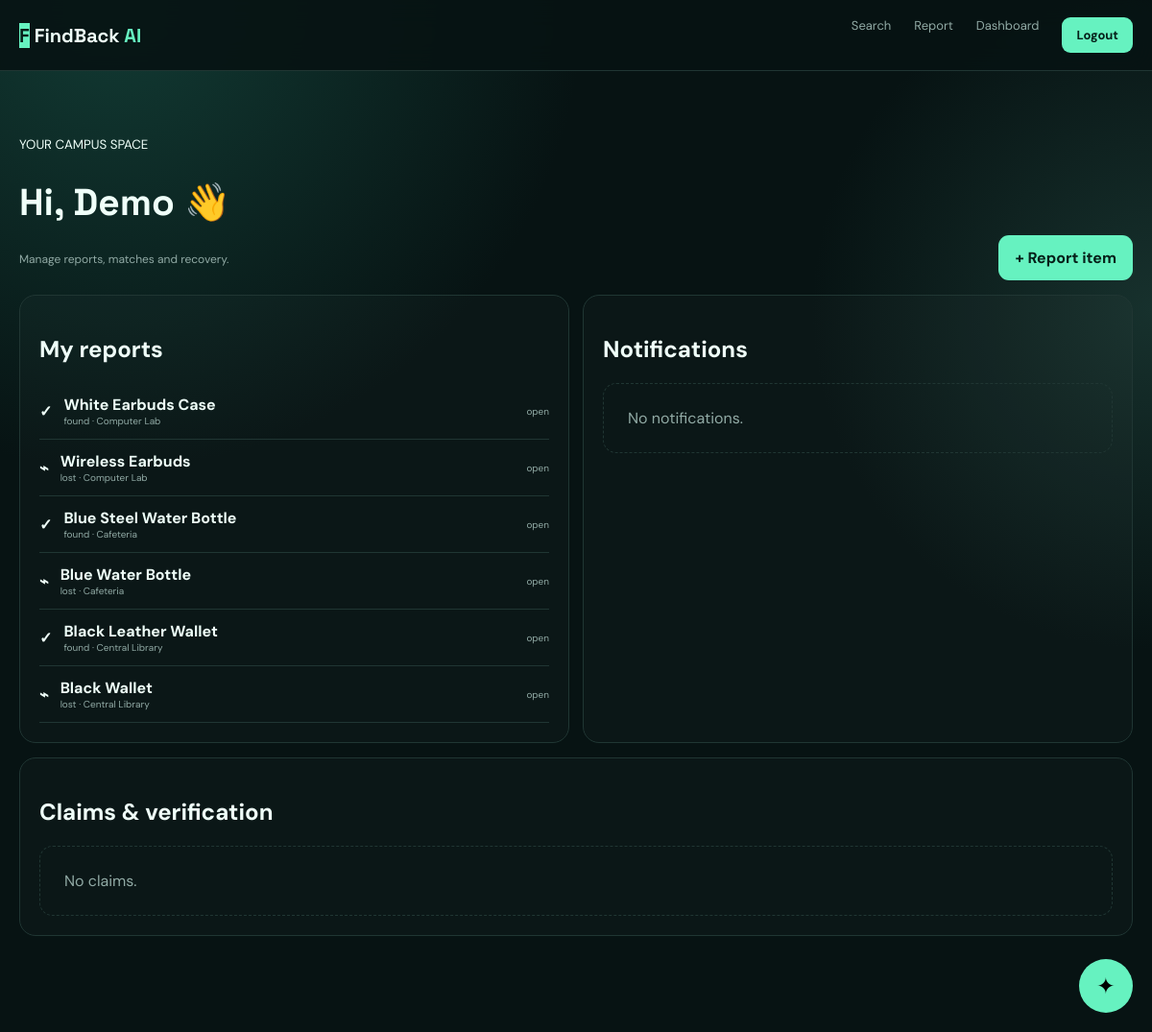
The app's page /dashboard (signed in) with its own data.
### tables this page shows
CREATE TABLE users(id INTEGER PRIMARY KEY AUTOINCREMENT,name TEXT NOT NULL,email TEXT UNIQUE NOT NULL,password_hash TEXT NOT NULL,role TEXT DEFAULT 'student',created_at TEXT DEFAULT CURRENT_TIMESTAMP);

CREATE TABLE items(id INTEGER PRIMARY KEY AUTOINCREMENT,user_id INTEGER NOT NULL,item_type TEXT NOT NULL,title TEXT NOT NULL,description TEXT,category TEXT NOT NULL,location TEXT NOT NULL,event_date TEXT NOT NULL,event_time TEXT,image_path TEXT,status TEXT DEFAULT 'open',created_at TEXT DEFAULT CURRENT_TIMESTAMP,FOREIGN KEY(user_id) REFERENCES users(id));

### run.py (the view)
@app.route('/dashboard')
def dashboard():
    if not current():return redirect(url_for('login'))
    u=current()
    with db() as c:
        items=c.execute('SELECT * FROM items WHERE user_id=? ORDER BY id DESC',(u['id'],)).fetchall();claims=c.execute('SELECT claims.*,items.title,items.user_id owner_id FROM claims JOIN items ON items.id=claims.item_id WHERE claims.claimant_id=? OR items.user_id=? ORDER BY claims.id DESC',(u['id'],u['id'])).fetchall();notes=c.execute('SELECT * FROM notifications WHERE user_id=? ORDER BY id DESC LIMIT 8',(u['id'],)).fetchall()
    return render_template('dashboard.html',items=items,claims=claims,notifications=notes)

### run.py (called while the page is built)
def db():
    c=sqlite3.connect(DB); c.row_factory=sqlite3.Row; c.execute('PRAGMA foreign_keys=ON'); return c

def current():
    if not session.get('uid'): return None
    with db() as c:return c.execute('SELECT id,name,email,role FROM users WHERE id=?',(session['uid'],)).fetchone()

@app.context_processor
def inject():return {'current_user':current()}

### templates/dashboard.html
{% extends 'base.html' %}{% block content %}<main class="wrap page"><div class="dash"><div><small>YOUR CAMPUS SPACE</small><h1>Hi, {{current_user.name.split()[0]}} 👋</h1><p class="muted">Manage reports, matches and recovery.</p></div><a class="btn primary" href="/report">+ Report item</a></div><div class="dashgrid"><div class="panel"><h2>My reports</h2>{% for i in items %}<a class="row" href="/item/{{i.id}}"><b>{{'⌁' if i.item_type=='lost' else '✓'}}</b><span><strong>{{i.title}}</strong><small>{{i.item_type}} · {{i.location}}</small></span><em>{{i.status}}</em></a>{% else %}<div class="empty">No reports.</div>{% endfor %}</div><div class="panel"><h2>Notifications</h2>{% for n in notifications %}<div class="notice"><b>{{n.title}}</b><p>{{n.message}}</p></div>{% else %}<div class="empty">No notifications.</div>{% endfor %}</div></div><div class="panel"><h2>Claims & verification</h2>{% for c in claims %}<div class="claimrow"><div><b>{{c.title}}</b><p>{{c.message or 'No message'}} · {{c.status}}</p></div>{% if c.owner_id==current_user.id and c.status=='pending' %}<form method="post" action="/claims/{{c.id}}/status"><button class="tiny approve" name="status" value="approved">Verify</button><button class="tiny" name="status" value="rejected">Reject</button></form>{% endif %}</div>{% else %}<div class="empty">No claims.</div>{% endfor %}</div></main>{% endblock %}

### static/style.css (style rules this page uses)
:root { --bg:#071313;--panel:#0d201e;--line:#203633;--text:#effff9;--muted:#91aaa5;--mint:#66f2c0;--orange:#ffb66b }
* { box-sizing:border-box }
body { margin:0;background:radial-gradient(circle at 10% 0,#123b34,transparent 32%),radial-gradient(circle at 100% 30%,#17312d,transparent 25%),var(--bg);color:var(--text);font-family:'DM Sans',sans-serif }
a { color:inherit;text-decoration:none }
.wrap { width:min(1160px,calc(100% - 32px));margin:auto }
.btn { display:inline-flex;align-items:center;justify-content:center;gap:10px;border:0;border-radius:11px;padding:13px 17px;background:#102725;color:#dff4ee;font-weight:700;cursor:pointer }
.primary { background:var(--mint);color:#062019 }
.section h2,.page h1 { font:700 39px 'Space Grotesk' }
.steps article,.card,.panel { border:1px solid var(--line);background:#ffffff04;border-radius:17px }
.steps p,.muted,.card p { color:var(--muted);font-size:12px;line-height:1.6 }
.page { padding:65px 0 100px }
.empty { padding:25px;border:1px dashed var(--line);border-radius:14px;color:var(--muted) }
.dash { display:flex;justify-content:space-between;align-items:end }
.dashgrid { display:grid;grid-template-columns:1fr 1fr;gap:14px }
.panel { padding:20px;margin-top:15px }
.row,.claimrow { display:flex;gap:12px;align-items:center;padding:12px 0;border-bottom:1px solid var(--line) }
.row span { flex:1 }
.row span small { display:block;color:var(--muted);font-size:10px }
.row em { font-size:10px;color:var(--muted);font-style:normal }

### records on screen
users: name "Demo"
items: item_type "✓", title "White Earbuds Case", item_type "found", location "Computer Lab", status "open"
items: item_type "⌁", title "Wireless Earbuds", item_type "lost", location "Computer Lab", status "open"
items: item_type "✓", title "Blue Steel Water Bottle", item_type "found", location "Cafeteria", status "open"
items: item_type "⌁", title "Blue Water Bottle", item_type "lost", location "Cafeteria", status "open"
items: item_type "✓", title "Black Leather Wallet", item_type "found", location "Central Library", status "open"
items: item_type "⌁", title "Black Wallet", item_type "lost", location "Central Library", status "open"
